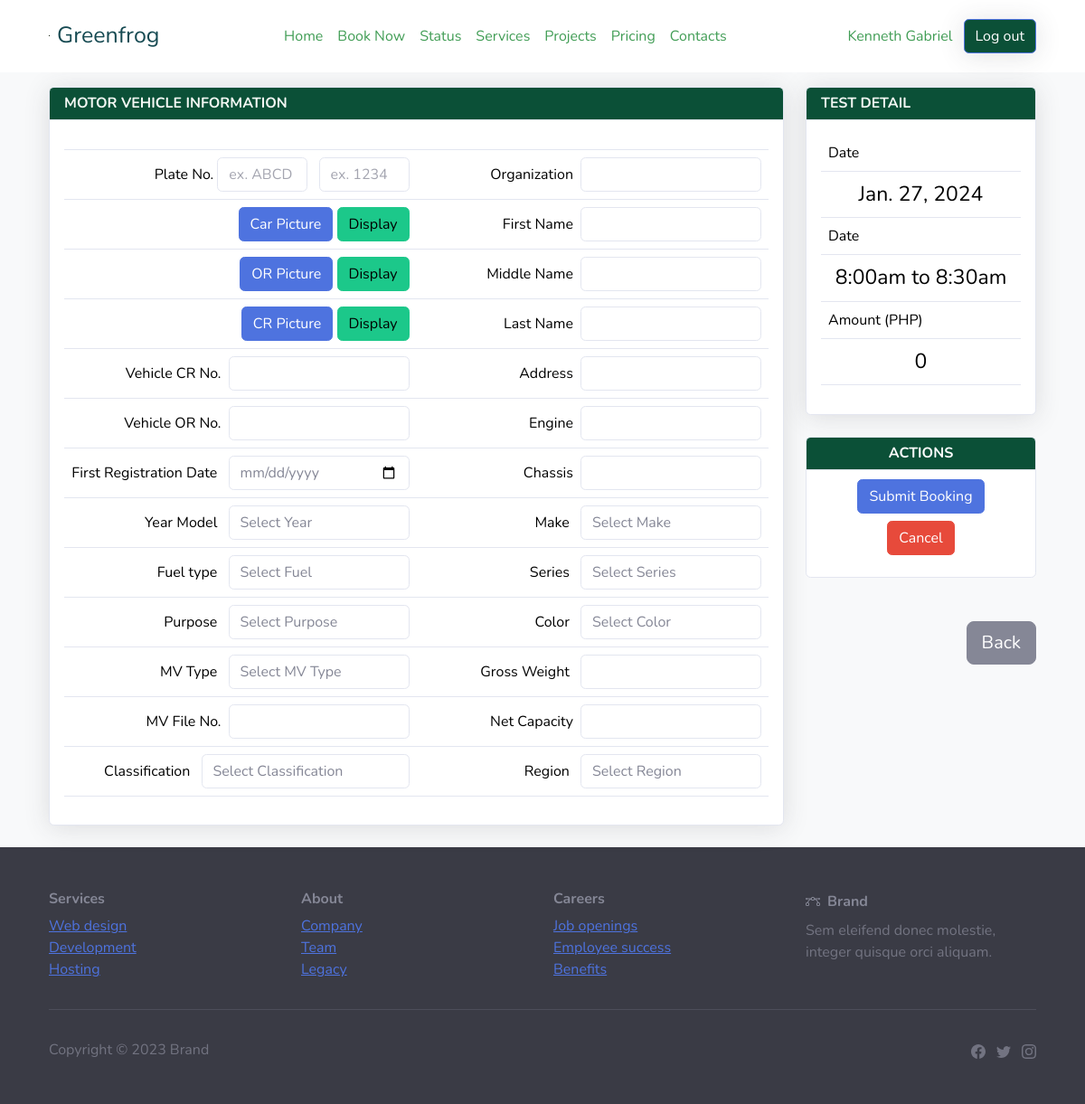
The page /booking_form.php?eventId=1 (signed in) on the database as committed earlier.
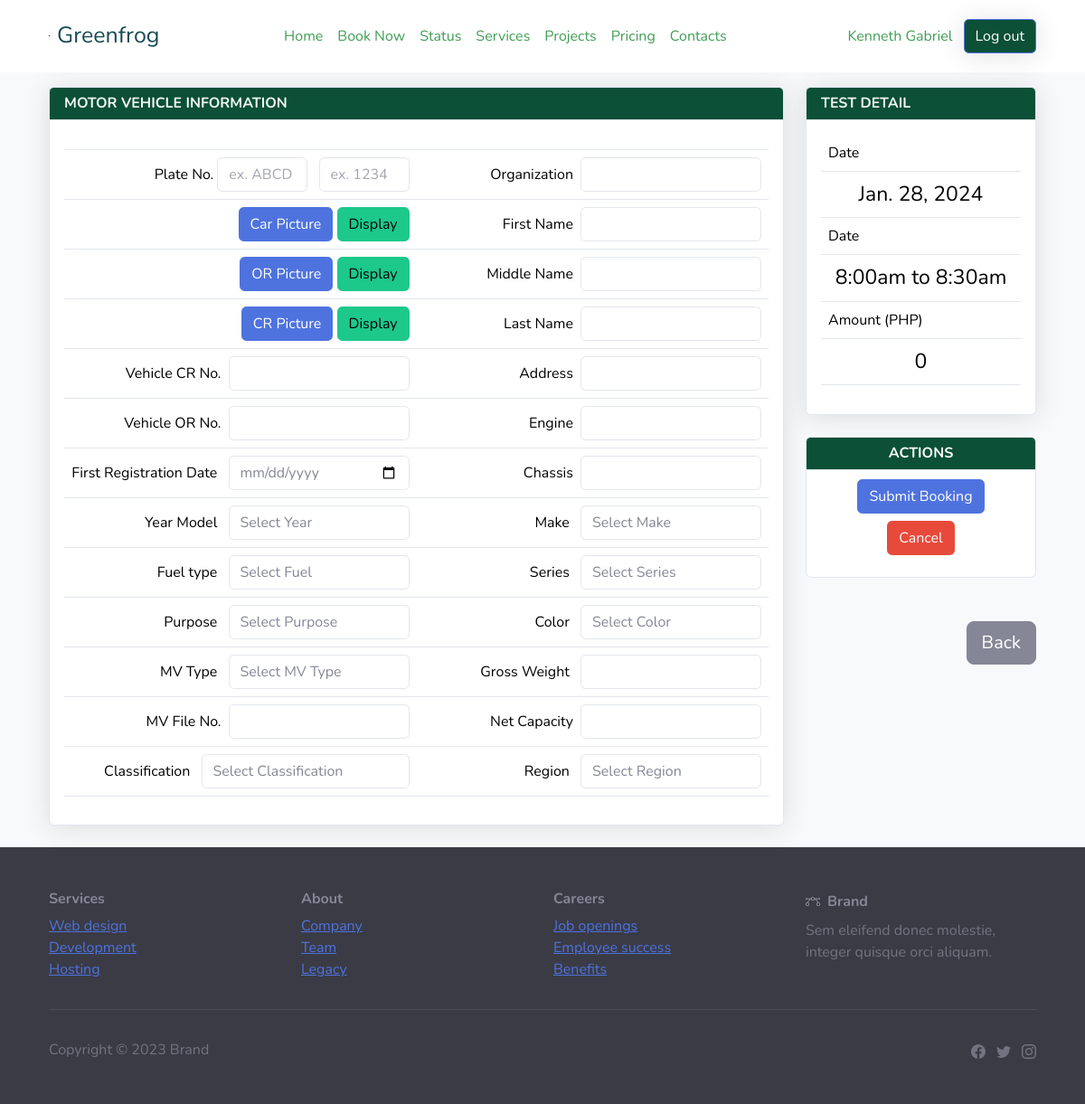
The same page on the database as committed later.
### tables this page shows
CREATE TABLE `schedule_list` (
  `id` int(30) NOT NULL,
  `title` text NOT NULL,
  `description` text NOT NULL,
  `qty_of_person` int(23) NOT NULL,
  `reserve_count` int(23) NOT NULL DEFAULT 0,
  `price_3` decimal(10,2) NOT NULL DEFAULT 0.00,
  `price_2` decimal(10,2) NOT NULL,
  `price_1` decimal(10,2) NOT NULL DEFAULT 0.00,
  `start_datetime` datetime NOT NULL,
  `end_datetime` datetime DEFAULT NULL,
  `availability` varchar(10) NOT NULL DEFAULT 'available'
);

### booking_form.php (the view, shortened to what the changed rows need)
<?php
$eventId = intval($_GET['eventId']);
include("connect/connection.php");
$stmt = $connect->prepare("SELECT * FROM schedule_list WHERE id = ?");
$stmt->bind_param("i", $eventId);
$stmt->execute();
$result = $stmt->get_result();
$event = $result->fetch_assoc();
?>
<!DOCTYPE html>
<html data-bs-theme="light" lang="en">
<head>
    <link rel="stylesheet" href="admin/assets/bootstrap/css/bootstrap.min.css">
</head>
<body style=" background-color: #f8f9fa;">
    <div class="container mt-3">
                    <form    method="POST"  name="bookingForm">
                    <div class="row">
                        <div class="col-lg-3">
                        <div class="">
                       <div class="card shadow mb-4">
    <div class="card-body">
        <div class="table-responsive">
            <table class="table">
                <tbody>
                <tr>
                        <th><span style="font-weight: normal !important;">Date</span></th>
                    </tr>
                    <tr>
                       <td class="text-center" style="font-size: 23px;"><?php echo date('M. j, Y', strtotime($event['start_datetime'])); ?></td>
                    </tr>
                <tr>
                        <th><span style="font-weight: normal !important;">Date</span></th>
                    </tr>
                    <tr>
                       <td class="text-center" style="font-size: 23px;"><?php echo date('g:ia', strtotime($event['start_datetime'])) . ' to ' . date('g:ia', strtotime($event['end_datetime'])); ?></td>
                    </tr>
                <tr>
                        <th><span style="font-weight: normal !important;">Amount (PHP)</span></th>
                    </tr>
                </tbody>
            </table>
        </div>
    </div>
</div>
                      </div>
                </div>
            </div>
        </form>
        </div>
</body>
</html>

Rows that differ between the two databases and show on the page:
changed schedule_list "8:00am": start_datetime "Jan. 27, 2024" → "Jan. 28, 2024"
